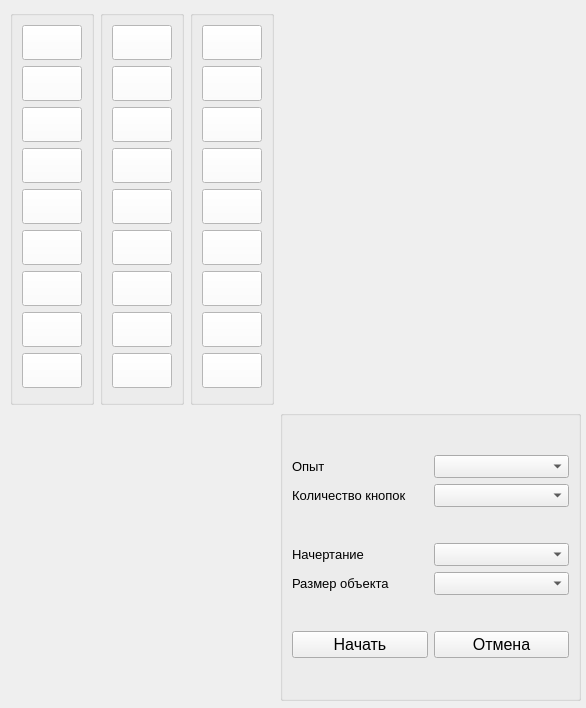
<?xml version="1.0" encoding="UTF-8"?>
<ui version="4.0">
 <class>MainWindow</class>
 <widget class="QMainWindow" name="MainWindow">
  <property name="geometry">
   <rect>
    <x>0</x>
    <y>0</y>
    <width>586</width>
    <height>708</height>
   </rect>
  </property>
  <property name="font">
   <font>
    <pointsize>12</pointsize>
   </font>
  </property>
  <property name="windowTitle">
   <string>MainWindow</string>
  </property>
  <widget class="QWidget" name="centralwidget">
   <widget class="QGroupBox" name="groupBox">
    <property name="geometry">
     <rect>
      <x>280</x>
      <y>410</y>
      <width>301</width>
      <height>291</height>
     </rect>
    </property>
    <property name="font">
     <font>
      <pointsize>16</pointsize>
     </font>
    </property>
    <property name="title">
     <string/>
    </property>
    <layout class="QVBoxLayout" name="verticalLayout">
     <item>
      <layout class="QVBoxLayout" name="verticalLayout_3">
       <property name="sizeConstraint">
        <enum>QLayout::SetMinimumSize</enum>
       </property>
       <item>
        <layout class="QHBoxLayout" name="horizontalLayout_3">
         <property name="sizeConstraint">
          <enum>QLayout::SetMinimumSize</enum>
         </property>
         <item>
          <widget class="QLabel" name="label_3">
           <property name="font">
            <font>
             <pointsize>10</pointsize>
            </font>
           </property>
           <property name="text">
            <string>Опыт</string>
           </property>
           <property name="alignment">
            <set>Qt::AlignLeading|Qt::AlignLeft|Qt::AlignVCenter</set>
           </property>
          </widget>
         </item>
         <item>
          <widget class="QComboBox" name="comboBox_2">
           <property name="font">
            <font>
             <pointsize>10</pointsize>
            </font>
           </property>
          </widget>
         </item>
        </layout>
       </item>
       <item>
        <layout class="QHBoxLayout" name="horizontalLayout">
         <property name="sizeConstraint">
          <enum>QLayout::SetMinimumSize</enum>
         </property>
         <item>
          <widget class="QLabel" name="label">
           <property name="font">
            <font>
             <pointsize>10</pointsize>
            </font>
           </property>
           <property name="text">
            <string>Количество кнопок</string>
           </property>
           <property name="alignment">
            <set>Qt::AlignLeading|Qt::AlignLeft|Qt::AlignVCenter</set>
           </property>
          </widget>
         </item>
         <item>
          <widget class="QComboBox" name="comboBox">
           <property name="font">
            <font>
             <pointsize>10</pointsize>
            </font>
           </property>
          </widget>
         </item>
        </layout>
       </item>
      </layout>
     </item>
     <item>
      <layout class="QVBoxLayout" name="verticalLayout_6">
       <property name="sizeConstraint">
        <enum>QLayout::SetMinimumSize</enum>
       </property>
       <item>
        <layout class="QHBoxLayout" name="horizontalLayout_6">
         <property name="sizeConstraint">
          <enum>QLayout::SetMinimumSize</enum>
         </property>
         <item>
          <widget class="QLabel" name="label_5">
           <property name="font">
            <font>
             <pointsize>10</pointsize>
            </font>
           </property>
           <property name="text">
            <string>Начертание</string>
           </property>
           <property name="alignment">
            <set>Qt::AlignLeading|Qt::AlignLeft|Qt::AlignVCenter</set>
           </property>
          </widget>
         </item>
         <item>
          <widget class="QComboBox" name="comboBox_4">
           <property name="font">
            <font>
             <pointsize>10</pointsize>
            </font>
           </property>
          </widget>
         </item>
        </layout>
       </item>
       <item>
        <layout class="QHBoxLayout" name="horizontalLayout_5">
         <property name="sizeConstraint">
          <enum>QLayout::SetDefaultConstraint</enum>
         </property>
         <item>
          <widget class="QLabel" name="label_4">
           <property name="font">
            <font>
             <pointsize>10</pointsize>
            </font>
           </property>
           <property name="text">
            <string>Размер объекта</string>
           </property>
           <property name="alignment">
            <set>Qt::AlignLeading|Qt::AlignLeft|Qt::AlignVCenter</set>
           </property>
          </widget>
         </item>
         <item>
          <widget class="QComboBox" name="comboBox_3">
           <property name="font">
            <font>
             <pointsize>10</pointsize>
            </font>
           </property>
          </widget>
         </item>
        </layout>
       </item>
      </layout>
     </item>
     <item>
      <layout class="QHBoxLayout" name="horizontalLayout_2">
       <property name="sizeConstraint">
        <enum>QLayout::SetMinimumSize</enum>
       </property>
       <item>
        <widget class="QPushButton" name="nextButton">
         <property name="font">
          <font>
           <pointsize>12</pointsize>
          </font>
         </property>
         <property name="text">
          <string>Начать</string>
         </property>
        </widget>
       </item>
       <item>
        <widget class="QPushButton" name="cancelButton">
         <property name="font">
          <font>
           <pointsize>12</pointsize>
          </font>
         </property>
         <property name="text">
          <string>Отмена</string>
         </property>
        </widget>
       </item>
      </layout>
     </item>
    </layout>
   </widget>
   <widget class="QLabel" name="label_2">
    <property name="geometry">
     <rect>
      <x>50</x>
      <y>420</y>
      <width>201</width>
      <height>231</height>
     </rect>
    </property>
    <property name="font">
     <font>
      <pointsize>70</pointsize>
     </font>
    </property>
    <property name="text">
     <string/>
    </property>
    <property name="alignment">
     <set>Qt::AlignCenter</set>
    </property>
   </widget>
   <widget class="QGroupBox" name="groupBox_2">
    <property name="geometry">
     <rect>
      <x>100</x>
      <y>10</y>
      <width>84</width>
      <height>395</height>
     </rect>
    </property>
    <property name="title">
     <string/>
    </property>
    <layout class="QVBoxLayout" name="verticalLayout_2">
     <item>
      <widget class="QPushButton" name="pushButton_2">
       <property name="minimumSize">
        <size>
         <width>60</width>
         <height>35</height>
        </size>
       </property>
       <property name="maximumSize">
        <size>
         <width>60</width>
         <height>16777215</height>
        </size>
       </property>
       <property name="font">
        <font>
         <family>Arial</family>
         <pointsize>14</pointsize>
        </font>
       </property>
       <property name="layoutDirection">
        <enum>Qt::LeftToRight</enum>
       </property>
       <property name="styleSheet">
        <string notr="true">background-color: rgb(255, 255, 255);</string>
       </property>
       <property name="inputMethodHints">
        <set>Qt::ImhFormattedNumbersOnly</set>
       </property>
       <property name="text">
        <string/>
       </property>
      </widget>
     </item>
     <item>
      <widget class="QPushButton" name="pushButton">
       <property name="minimumSize">
        <size>
         <width>60</width>
         <height>35</height>
        </size>
       </property>
       <property name="maximumSize">
        <size>
         <width>60</width>
         <height>16777215</height>
        </size>
       </property>
       <property name="font">
        <font>
         <family>Arial</family>
         <pointsize>14</pointsize>
        </font>
       </property>
       <property name="styleSheet">
        <string notr="true">background-color: rgb(255, 255, 255);</string>
       </property>
       <property name="inputMethodHints">
        <set>Qt::ImhFormattedNumbersOnly</set>
       </property>
       <property name="text">
        <string/>
       </property>
      </widget>
     </item>
     <item>
      <widget class="QPushButton" name="pushButton_3">
       <property name="minimumSize">
        <size>
         <width>60</width>
         <height>35</height>
        </size>
       </property>
       <property name="maximumSize">
        <size>
         <width>60</width>
         <height>16777215</height>
        </size>
       </property>
       <property name="font">
        <font>
         <family>Arial</family>
         <pointsize>14</pointsize>
        </font>
       </property>
       <property name="styleSheet">
        <string notr="true">background-color: rgb(255, 255, 255);</string>
       </property>
       <property name="inputMethodHints">
        <set>Qt::ImhFormattedNumbersOnly</set>
       </property>
       <property name="text">
        <string/>
       </property>
      </widget>
     </item>
     <item>
      <widget class="QPushButton" name="pushButton_4">
       <property name="minimumSize">
        <size>
         <width>60</width>
         <height>35</height>
        </size>
       </property>
       <property name="maximumSize">
        <size>
         <width>60</width>
         <height>16777215</height>
        </size>
       </property>
       <property name="font">
        <font>
         <family>Arial</family>
         <pointsize>14</pointsize>
        </font>
       </property>
       <property name="styleSheet">
        <string notr="true">background-color: rgb(255, 255, 255);</string>
       </property>
       <property name="inputMethodHints">
        <set>Qt::ImhFormattedNumbersOnly</set>
       </property>
       <property name="text">
        <string/>
       </property>
      </widget>
     </item>
     <item>
      <widget class="QPushButton" name="pushButton_5">
       <property name="minimumSize">
        <size>
         <width>60</width>
         <height>35</height>
        </size>
       </property>
       <property name="maximumSize">
        <size>
         <width>60</width>
         <height>16777215</height>
        </size>
       </property>
       <property name="font">
        <font>
         <family>Arial</family>
         <pointsize>14</pointsize>
        </font>
       </property>
       <property name="styleSheet">
        <string notr="true">background-color: rgb(255, 255, 255);</string>
       </property>
       <property name="inputMethodHints">
        <set>Qt::ImhFormattedNumbersOnly</set>
       </property>
       <property name="text">
        <string/>
       </property>
      </widget>
     </item>
     <item>
      <widget class="QPushButton" name="pushButton_6">
       <property name="minimumSize">
        <size>
         <width>60</width>
         <height>35</height>
        </size>
       </property>
       <property name="maximumSize">
        <size>
         <width>60</width>
         <height>16777215</height>
        </size>
       </property>
       <property name="font">
        <font>
         <family>Arial</family>
         <pointsize>14</pointsize>
        </font>
       </property>
       <property name="styleSheet">
        <string notr="true">background-color: rgb(255, 255, 255);</string>
       </property>
       <property name="inputMethodHints">
        <set>Qt::ImhFormattedNumbersOnly</set>
       </property>
       <property name="text">
        <string/>
       </property>
      </widget>
     </item>
     <item>
      <widget class="QPushButton" name="pushButton_7">
       <property name="minimumSize">
        <size>
         <width>60</width>
         <height>35</height>
        </size>
       </property>
       <property name="maximumSize">
        <size>
         <width>60</width>
         <height>16777215</height>
        </size>
       </property>
       <property name="font">
        <font>
         <family>Arial</family>
         <pointsize>14</pointsize>
        </font>
       </property>
       <property name="styleSheet">
        <string notr="true">background-color: rgb(255, 255, 255);</string>
       </property>
       <property name="inputMethodHints">
        <set>Qt::ImhFormattedNumbersOnly</set>
       </property>
       <property name="text">
        <string/>
       </property>
      </widget>
     </item>
     <item>
      <widget class="QPushButton" name="pushButton_8">
       <property name="minimumSize">
        <size>
         <width>60</width>
         <height>35</height>
        </size>
       </property>
       <property name="maximumSize">
        <size>
         <width>60</width>
         <height>16777215</height>
        </size>
       </property>
       <property name="font">
        <font>
         <family>Arial</family>
         <pointsize>14</pointsize>
        </font>
       </property>
       <property name="styleSheet">
        <string notr="true">background-color: rgb(255, 255, 255);</string>
       </property>
       <property name="inputMethodHints">
        <set>Qt::ImhFormattedNumbersOnly</set>
       </property>
       <property name="text">
        <string/>
       </property>
      </widget>
     </item>
     <item>
      <widget class="QPushButton" name="pushButton_9">
       <property name="minimumSize">
        <size>
         <width>60</width>
         <height>35</height>
        </size>
       </property>
       <property name="maximumSize">
        <size>
         <width>60</width>
         <height>16777215</height>
        </size>
       </property>
       <property name="font">
        <font>
         <family>Arial</family>
         <pointsize>14</pointsize>
        </font>
       </property>
       <property name="styleSheet">
        <string notr="true">background-color: rgb(255, 255, 255);</string>
       </property>
       <property name="inputMethodHints">
        <set>Qt::ImhFormattedNumbersOnly</set>
       </property>
       <property name="text">
        <string/>
       </property>
      </widget>
     </item>
    </layout>
   </widget>
   <widget class="QGroupBox" name="groupBox_3">
    <property name="geometry">
     <rect>
      <x>190</x>
      <y>10</y>
      <width>84</width>
      <height>395</height>
     </rect>
    </property>
    <property name="title">
     <string/>
    </property>
    <layout class="QVBoxLayout" name="verticalLayout_4">
     <item>
      <widget class="QPushButton" name="pushButton_19">
       <property name="minimumSize">
        <size>
         <width>60</width>
         <height>35</height>
        </size>
       </property>
       <property name="maximumSize">
        <size>
         <width>60</width>
         <height>16777215</height>
        </size>
       </property>
       <property name="font">
        <font>
         <family>Arial</family>
         <pointsize>14</pointsize>
        </font>
       </property>
       <property name="layoutDirection">
        <enum>Qt::LeftToRight</enum>
       </property>
       <property name="styleSheet">
        <string notr="true">background-color: rgb(255, 255, 255);</string>
       </property>
       <property name="inputMethodHints">
        <set>Qt::ImhFormattedNumbersOnly</set>
       </property>
       <property name="text">
        <string/>
       </property>
      </widget>
     </item>
     <item>
      <widget class="QPushButton" name="pushButton_20">
       <property name="minimumSize">
        <size>
         <width>60</width>
         <height>35</height>
        </size>
       </property>
       <property name="maximumSize">
        <size>
         <width>60</width>
         <height>16777215</height>
        </size>
       </property>
       <property name="font">
        <font>
         <family>Arial</family>
         <pointsize>14</pointsize>
        </font>
       </property>
       <property name="styleSheet">
        <string notr="true">background-color: rgb(255, 255, 255);</string>
       </property>
       <property name="inputMethodHints">
        <set>Qt::ImhFormattedNumbersOnly</set>
       </property>
       <property name="text">
        <string/>
       </property>
      </widget>
     </item>
     <item>
      <widget class="QPushButton" name="pushButton_21">
       <property name="minimumSize">
        <size>
         <width>60</width>
         <height>35</height>
        </size>
       </property>
       <property name="maximumSize">
        <size>
         <width>60</width>
         <height>16777215</height>
        </size>
       </property>
       <property name="font">
        <font>
         <family>Arial</family>
         <pointsize>14</pointsize>
        </font>
       </property>
       <property name="styleSheet">
        <string notr="true">background-color: rgb(255, 255, 255);</string>
       </property>
       <property name="inputMethodHints">
        <set>Qt::ImhFormattedNumbersOnly</set>
       </property>
       <property name="text">
        <string/>
       </property>
      </widget>
     </item>
     <item>
      <widget class="QPushButton" name="pushButton_22">
       <property name="minimumSize">
        <size>
         <width>60</width>
         <height>35</height>
        </size>
       </property>
       <property name="maximumSize">
        <size>
         <width>60</width>
         <height>16777215</height>
        </size>
       </property>
       <property name="font">
        <font>
         <family>Arial</family>
         <pointsize>14</pointsize>
        </font>
       </property>
       <property name="styleSheet">
        <string notr="true">background-color: rgb(255, 255, 255);</string>
       </property>
       <property name="inputMethodHints">
        <set>Qt::ImhFormattedNumbersOnly</set>
       </property>
       <property name="text">
        <string/>
       </property>
      </widget>
     </item>
     <item>
      <widget class="QPushButton" name="pushButton_23">
       <property name="minimumSize">
        <size>
         <width>60</width>
         <height>35</height>
        </size>
       </property>
       <property name="maximumSize">
        <size>
         <width>60</width>
         <height>16777215</height>
        </size>
       </property>
       <property name="font">
        <font>
         <family>Arial</family>
         <pointsize>14</pointsize>
        </font>
       </property>
       <property name="styleSheet">
        <string notr="true">background-color: rgb(255, 255, 255);</string>
       </property>
       <property name="inputMethodHints">
        <set>Qt::ImhFormattedNumbersOnly</set>
       </property>
       <property name="text">
        <string/>
       </property>
      </widget>
     </item>
     <item>
      <widget class="QPushButton" name="pushButton_24">
       <property name="minimumSize">
        <size>
         <width>60</width>
         <height>35</height>
        </size>
       </property>
       <property name="maximumSize">
        <size>
         <width>60</width>
         <height>16777215</height>
        </size>
       </property>
       <property name="font">
        <font>
         <family>Arial</family>
         <pointsize>14</pointsize>
        </font>
       </property>
       <property name="styleSheet">
        <string notr="true">background-color: rgb(255, 255, 255);</string>
       </property>
       <property name="inputMethodHints">
        <set>Qt::ImhFormattedNumbersOnly</set>
       </property>
       <property name="text">
        <string/>
       </property>
      </widget>
     </item>
     <item>
      <widget class="QPushButton" name="pushButton_25">
       <property name="minimumSize">
        <size>
         <width>60</width>
         <height>35</height>
        </size>
       </property>
       <property name="maximumSize">
        <size>
         <width>60</width>
         <height>16777215</height>
        </size>
       </property>
       <property name="font">
        <font>
         <family>Arial</family>
         <pointsize>14</pointsize>
        </font>
       </property>
       <property name="styleSheet">
        <string notr="true">background-color: rgb(255, 255, 255);</string>
       </property>
       <property name="inputMethodHints">
        <set>Qt::ImhFormattedNumbersOnly</set>
       </property>
       <property name="text">
        <string/>
       </property>
      </widget>
     </item>
     <item>
      <widget class="QPushButton" name="pushButton_26">
       <property name="minimumSize">
        <size>
         <width>60</width>
         <height>35</height>
        </size>
       </property>
       <property name="maximumSize">
        <size>
         <width>60</width>
         <height>16777215</height>
        </size>
       </property>
       <property name="font">
        <font>
         <family>Arial</family>
         <pointsize>14</pointsize>
        </font>
       </property>
       <property name="styleSheet">
        <string notr="true">background-color: rgb(255, 255, 255);</string>
       </property>
       <property name="inputMethodHints">
        <set>Qt::ImhFormattedNumbersOnly</set>
       </property>
       <property name="text">
        <string/>
       </property>
      </widget>
     </item>
     <item>
      <widget class="QPushButton" name="pushButton_27">
       <property name="minimumSize">
        <size>
         <width>60</width>
         <height>35</height>
        </size>
       </property>
       <property name="maximumSize">
        <size>
         <width>60</width>
         <height>16777215</height>
        </size>
       </property>
       <property name="font">
        <font>
         <family>Arial</family>
         <pointsize>14</pointsize>
        </font>
       </property>
       <property name="styleSheet">
        <string notr="true">background-color: rgb(255, 255, 255);</string>
       </property>
       <property name="inputMethodHints">
        <set>Qt::ImhFormattedNumbersOnly</set>
       </property>
       <property name="text">
        <string/>
       </property>
      </widget>
     </item>
    </layout>
   </widget>
   <widget class="QGroupBox" name="groupBox_4">
    <property name="geometry">
     <rect>
      <x>10</x>
      <y>10</y>
      <width>84</width>
      <height>395</height>
     </rect>
    </property>
    <property name="title">
     <string/>
    </property>
    <layout class="QVBoxLayout" name="verticalLayout_5">
     <item>
      <widget class="QPushButton" name="pushButton_28">
       <property name="minimumSize">
        <size>
         <width>60</width>
         <height>35</height>
        </size>
       </property>
       <property name="maximumSize">
        <size>
         <width>60</width>
         <height>16777215</height>
        </size>
       </property>
       <property name="font">
        <font>
         <family>Arial</family>
         <pointsize>14</pointsize>
        </font>
       </property>
       <property name="layoutDirection">
        <enum>Qt::LeftToRight</enum>
       </property>
       <property name="styleSheet">
        <string notr="true">background-color: rgb(255, 255, 255);</string>
       </property>
       <property name="inputMethodHints">
        <set>Qt::ImhFormattedNumbersOnly</set>
       </property>
       <property name="text">
        <string/>
       </property>
      </widget>
     </item>
     <item>
      <widget class="QPushButton" name="pushButton_29">
       <property name="minimumSize">
        <size>
         <width>60</width>
         <height>35</height>
        </size>
       </property>
       <property name="maximumSize">
        <size>
         <width>60</width>
         <height>16777215</height>
        </size>
       </property>
       <property name="font">
        <font>
         <family>Arial</family>
         <pointsize>14</pointsize>
        </font>
       </property>
       <property name="styleSheet">
        <string notr="true">background-color: rgb(255, 255, 255);</string>
       </property>
       <property name="inputMethodHints">
        <set>Qt::ImhFormattedNumbersOnly</set>
       </property>
       <property name="text">
        <string/>
       </property>
      </widget>
     </item>
     <item>
      <widget class="QPushButton" name="pushButton_30">
       <property name="minimumSize">
        <size>
         <width>60</width>
         <height>35</height>
        </size>
       </property>
       <property name="maximumSize">
        <size>
         <width>60</width>
         <height>16777215</height>
        </size>
       </property>
       <property name="font">
        <font>
         <family>Arial</family>
         <pointsize>14</pointsize>
        </font>
       </property>
       <property name="styleSheet">
        <string notr="true">background-color: rgb(255, 255, 255);</string>
       </property>
       <property name="inputMethodHints">
        <set>Qt::ImhFormattedNumbersOnly</set>
       </property>
       <property name="text">
        <string/>
       </property>
      </widget>
     </item>
     <item>
      <widget class="QPushButton" name="pushButton_31">
       <property name="minimumSize">
        <size>
         <width>60</width>
         <height>35</height>
        </size>
       </property>
       <property name="maximumSize">
        <size>
         <width>60</width>
         <height>16777215</height>
        </size>
       </property>
       <property name="font">
        <font>
         <family>Arial</family>
         <pointsize>14</pointsize>
        </font>
       </property>
       <property name="styleSheet">
        <string notr="true">background-color: rgb(255, 255, 255);</string>
       </property>
       <property name="inputMethodHints">
        <set>Qt::ImhFormattedNumbersOnly</set>
       </property>
       <property name="text">
        <string/>
       </property>
      </widget>
     </item>
     <item>
      <widget class="QPushButton" name="pushButton_32">
       <property name="minimumSize">
        <size>
         <width>60</width>
         <height>35</height>
        </size>
       </property>
       <property name="maximumSize">
        <size>
         <width>60</width>
         <height>16777215</height>
        </size>
       </property>
       <property name="font">
        <font>
         <family>Arial</family>
         <pointsize>14</pointsize>
        </font>
       </property>
       <property name="styleSheet">
        <string notr="true">background-color: rgb(255, 255, 255);</string>
       </property>
       <property name="inputMethodHints">
        <set>Qt::ImhFormattedNumbersOnly</set>
       </property>
       <property name="text">
        <string/>
       </property>
      </widget>
     </item>
     <item>
      <widget class="QPushButton" name="pushButton_33">
       <property name="minimumSize">
        <size>
         <width>60</width>
         <height>35</height>
        </size>
       </property>
       <property name="maximumSize">
        <size>
         <width>60</width>
         <height>16777215</height>
        </size>
       </property>
       <property name="font">
        <font>
         <family>Arial</family>
         <pointsize>14</pointsize>
        </font>
       </property>
       <property name="styleSheet">
        <string notr="true">background-color: rgb(255, 255, 255);</string>
       </property>
       <property name="inputMethodHints">
        <set>Qt::ImhFormattedNumbersOnly</set>
       </property>
       <property name="text">
        <string/>
       </property>
      </widget>
     </item>
     <item>
      <widget class="QPushButton" name="pushButton_34">
       <property name="minimumSize">
        <size>
         <width>60</width>
         <height>35</height>
        </size>
       </property>
       <property name="maximumSize">
        <size>
         <width>60</width>
         <height>16777215</height>
        </size>
       </property>
       <property name="font">
        <font>
         <family>Arial</family>
         <pointsize>14</pointsize>
        </font>
       </property>
       <property name="styleSheet">
        <string notr="true">background-color: rgb(255, 255, 255);</string>
       </property>
       <property name="inputMethodHints">
        <set>Qt::ImhFormattedNumbersOnly</set>
       </property>
       <property name="text">
        <string/>
       </property>
      </widget>
     </item>
     <item>
      <widget class="QPushButton" name="pushButton_35">
       <property name="minimumSize">
        <size>
         <width>60</width>
         <height>35</height>
        </size>
       </property>
       <property name="maximumSize">
        <size>
         <width>60</width>
         <height>16777215</height>
        </size>
       </property>
       <property name="font">
        <font>
         <family>Arial</family>
         <pointsize>14</pointsize>
        </font>
       </property>
       <property name="styleSheet">
        <string notr="true">background-color: rgb(255, 255, 255);</string>
       </property>
       <property name="inputMethodHints">
        <set>Qt::ImhFormattedNumbersOnly</set>
       </property>
       <property name="text">
        <string/>
       </property>
      </widget>
     </item>
     <item>
      <widget class="QPushButton" name="pushButton_36">
       <property name="minimumSize">
        <size>
         <width>60</width>
         <height>35</height>
        </size>
       </property>
       <property name="maximumSize">
        <size>
         <width>60</width>
         <height>16777215</height>
        </size>
       </property>
       <property name="font">
        <font>
         <family>Arial</family>
         <pointsize>14</pointsize>
        </font>
       </property>
       <property name="styleSheet">
        <string notr="true">background-color: rgb(255, 255, 255);</string>
       </property>
       <property name="inputMethodHints">
        <set>Qt::ImhFormattedNumbersOnly</set>
       </property>
       <property name="text">
        <string/>
       </property>
      </widget>
     </item>
    </layout>
   </widget>
  </widget>
 </widget>
 <resources/>
 <connections/>
</ui>
